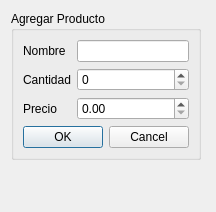
<?xml version="1.0" encoding="UTF-8"?>
<ui version="4.0">
 <class>DialogAgregarProducto</class>
 <widget class="QDialog" name="DialogAgregarProducto">
  <property name="geometry">
   <rect>
    <x>0</x>
    <y>0</y>
    <width>216</width>
    <height>212</height>
   </rect>
  </property>
  <property name="windowTitle">
   <string>Dialog</string>
  </property>
  <layout class="QFormLayout" name="formLayout_2">
   <item row="0" column="0">
    <widget class="QGroupBox" name="groupBox">
     <property name="title">
      <string>Agregar Producto</string>
     </property>
     <layout class="QFormLayout" name="formLayout">
      <item row="0" column="0">
       <widget class="QLabel" name="label">
        <property name="text">
         <string>Nombre</string>
        </property>
       </widget>
      </item>
      <item row="0" column="1">
       <widget class="QLineEdit" name="lineEdit_Nombre"/>
      </item>
      <item row="1" column="0">
       <widget class="QLabel" name="label_2">
        <property name="text">
         <string>Cantidad</string>
        </property>
       </widget>
      </item>
      <item row="1" column="1">
       <widget class="QSpinBox" name="spinBox_Cantidad"/>
      </item>
      <item row="2" column="0">
       <widget class="QLabel" name="label_3">
        <property name="text">
         <string>Precio    </string>
        </property>
       </widget>
      </item>
      <item row="2" column="1">
       <widget class="QDoubleSpinBox" name="doubleSpinBox_Precio">
        <property name="maximum">
         <double>100000000.000000000000000</double>
        </property>
       </widget>
      </item>
      <item row="3" column="0" colspan="2">
       <widget class="QDialogButtonBox" name="buttonBox">
        <property name="standardButtons">
         <set>QDialogButtonBox::StandardButton::Cancel|QDialogButtonBox::StandardButton::Ok</set>
        </property>
       </widget>
      </item>
     </layout>
    </widget>
   </item>
  </layout>
 </widget>
 <resources/>
 <connections/>
</ui>
